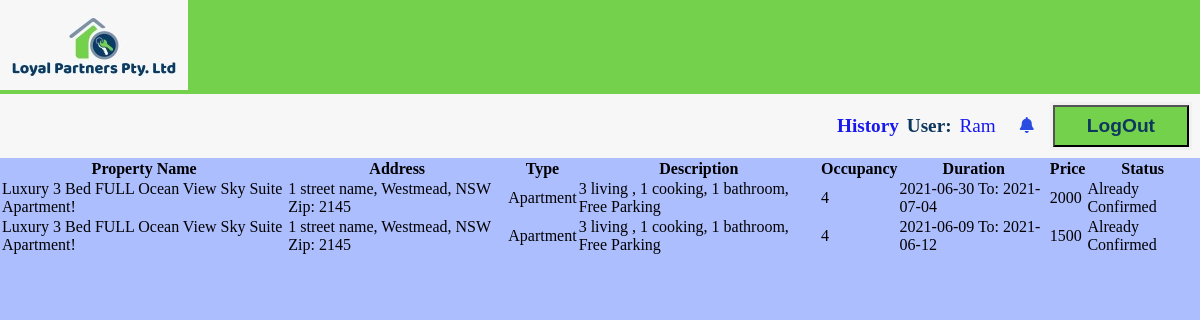
The app's page /index.php?page=history (signed in), older data.
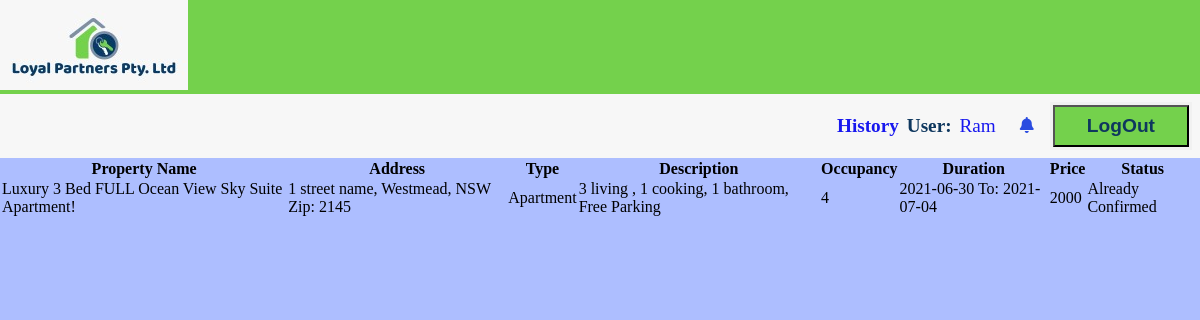
The same page, newer data.
### tables this page shows
CREATE TABLE `bookings` (
  `book_id` int(255) NOT NULL,
  `user_id` int(255) NOT NULL,
  `prop_id` int(255) NOT NULL,
  `start_time` date NOT NULL,
  `end_time` date NOT NULL,
  `status` varchar(255) NOT NULL,
  `cred_detail` varchar(255) NOT NULL
);

CREATE TABLE `properties` (
  `prop_id` int(255) NOT NULL,
  `prop_name` varchar(255) NOT NULL,
  `prop_type` varchar(255) NOT NULL,
  `prop_StreetName` varchar(255) NOT NULL,
  `prop_suburb` varchar(255) NOT NULL,
  `prop_state` varchar(255) NOT NULL,
  `prop_postCode` int(4) NOT NULL,
  `prop_det` varchar(255) NOT NULL,
  `prop_occupancy` int(11) NOT NULL DEFAULT 1,
  `price` varchar(255) NOT NULL
);

### functions/load_template.php (called while the page is built, shortened)
<?php
	function loadTemplate($filename, $tempVars){
		extract($tempVars);
		require $filename;
		$content = ob_get_clean();
		return $content;
	}
?>

### pages/users/history.php (called while the page is built, shortened)
<?php
$title="Search Hisotry";
$conn= new DatabaseTable('properties');
$findAllBook=$conn->booking($_SESSION['user_id']);
$content = loadTemplate('../templates/users/bookTemplate.php',['findAllBook'=>$findAllBook]);
?>

### classes/databasetable.php (called while the page is built, shortened)
<?php
class DatabaseTable{
function booking($user_id){
    global $pdo;
    $stmt = $pdo->prepare('SELECT * FROM `properties` INNER JOIN bookings ON properties.prop_id = bookings.prop_id WHERE bookings.user_id ='.$user_id.';');
    $stmt->execute();
    return $stmt;
}
}
?>

### templates/users/bookTemplate.php (the view)
<section>
<table>
<tr><th>Property Name</th><th>Address</th><th>Type</th><th>Description</th><th>Occupancy</th><th>Duration</th><th>Price</th><th>Status</th></tr>
<?php
foreach($findAllBook as $value){
    $price = ((strtotime($value['end_time'])-strtotime($value['start_time']))/86400)*((int)($value['price']));
    echo '<tr><td>'.$value['prop_name'].'</td><td>'.$value['prop_StreetName'].
    ', '.$value['prop_suburb'].', '.$value['prop_state'].' Zip: '.$value['prop_postCode'].
    '</td><td>'.$value['prop_type'].'</td><td>'.$value['prop_det'].'</td><td>'.$value['prop_occupancy'].
    '</td><td>'.$value['start_time'].' To: '.$value['end_time'].'</td><td>'.$price.
    '</td><td>';
    if($value['status']=="Not-Confirmed"){
        echo "<a href=index.php?page=history&action=cancel>Cancel Booking</a>";
        echo "<button onclick=\"creditInfo(".$value['book_id'].");\">Confirm Booking</button>";
    }
    else{
        echo "Already Confirmed";
    }
    echo '</td></tr>';
}
?>
</table>
</section>

### public_html/index.php (shortened to what this page needs)
<?php
	include '../db/connection.php';
	require '../classes/databasetable.php';
	require '../functions/load_template.php';
	if(isset($_GET['page'])){
		require '../pages/users/'.$_GET['page']. '.php';
	}
	else{
		require '../pages/users/userhome.php';
	}
	$tempVars = [
		'title' => $title,
		'content' => $content
	];
	echo loadTemplate('../templates/users/homepage.php', $tempVars);
?>

### templates/users/homepage.php (shortened to what this page needs)
<!DOCTYPE html>
<html lang="en">
<head>
    <link rel="stylesheet" href="../css/styles.css">
</head>
<body>
    <header>
        <div class="logo">
           <a href="index.php"> <img src="../images/logo/logo.png" alt="Local Partners Pty Ltd"></a>
        </div>
        <nav>
        <div class="userinfo">
        <?php
        if(isset($_SESSION['login']) && $_SESSION['login'] == 1){
            echo '<b><a href="index.php?page=history">History</a></b>';
            echo '<b>User:</b><a href="index.php?page=userprofile"> '. $_SESSION['username'] .'</a>';
        ?>
            <div class="dropdown" id="dropdown">
                <button class="dropbtn" onclick="myFunction()"><i class="fa fa-bell"></i></button>
            </div>
            <form method="POST" action="index.php?page=login">
            <input class ="login" type="submit" value="LogOut" name="logout">
            </form>
                <?php
        }
                else{
                   echo '<a class="login" href="index.php?page=login">Login</a>';
                }
                    ?>
            </div>
        </nav>
    </header>
    <main>
        <?php echo $content; ?>
    </main>
</body>
</html>

### css/styles.css (style rules this page uses)
* { padding: 0; margin: 0; }
header { background: #74d14c; }
nav { display: flex; flex-wrap: wrap; justify-content: flex-end; align-items: center; padding: 0 0.5rem; background: #f7f7f7; height: 4rem; position: relative; }
.dropdown { overflow: visible; }
.dropdown .dropbtn { font-size: 16px; border: none; outline: none; color: rgb(43, 76, 224); padding: 14px 16px; background-color: inherit; font-family: inherit; margin: 0; }
.login, .enquir { text-decoration: none; color: #0e375e; background: #74d14c; padding: 0.5rem 2rem; font-size: 1.2rem; font-weight: 550; }
.userinfo { display: inherit; align-items: center; font-size: 1.2rem; color: #0e375e; }
.userinfo a { text-decoration: none; text-transform: capitalize; padding: 0.5rem; opacity: 0.9; }
body { background: #ADBEFF; }
form { border: 3px solid #f1f1f1; }
button { background-color: #8a30d3; color: white; padding: 14px 20px; margin: 0.5rem 0; border: none; cursor: pointer; width: 100%; }

Row changes from the older to the newer data that the page shows:
removed bookings: prop.prop_name "Luxury 3 Bed FULL Ocean View Sky Suite Apartment!", prop.prop_StreetName "1 street name", prop.prop_suburb "Westmead", prop.prop_state "NSW", prop.prop_postCode "2145", prop.prop_type "Apartment", prop.prop_det "3 living , 1 cooking, 1 bathroom, Free Parking", prop.prop_occupancy "4", start_time "2021-06-09", end_time "2021-06-12", price "1500", status "Already Confirmed"
